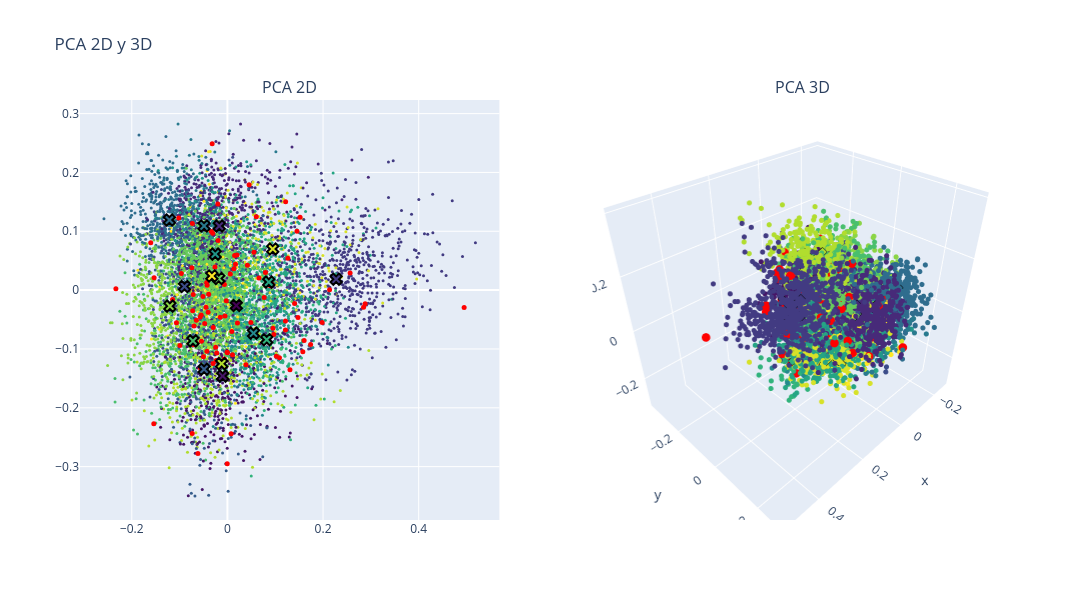

Notebook source saved alongside this figure:
### Code cell
# PCA

# Calcular los centroides de cada cluster
centroides_2d = df.groupby(clustering_method)[['pca2d_1', 'pca2d_2']].mean()
centroides_3d = df.groupby(clustering_method)[['pca3d_1', 'pca3d_2', 'pca3d_3']].mean()

fig = make_subplots(rows=1, cols=2, subplot_titles=("PCA 2D", "PCA 3D"), 
                    specs=[[{"type": "scatter"}, {"type": "scatter3d"}]])

# Puntos normales en 2D
fig.add_trace(
    go.Scatter(x=df['pca2d_1'], y=df['pca2d_2'], mode='markers',
               marker=dict(color=df[clustering_method], colorscale='Viridis', size=3),
               text=["Cluster: " + str(c) + "<br>Titulo: " + t for c, t in zip(df[clustering_method], data['Document Title'])],  
               hovertemplate="%{text}<br>x: %{x}<br>y: %{y}<extra></extra>"),
    row=1, col=1)

# Puntos resaltados en 2D
fig.add_trace(
    go.Scatter(x=df.loc[indices_knn[0], 'pca2d_1'], 
               y=df.loc[indices_knn[0], 'pca2d_2'], 
               mode='markers',
               marker=dict(color='red', size=5, opacity=1), 
               text=["Cluster: " + str(c) + "<br>Titulo: " + t for c, t in zip(df.loc[indices_knn[0], clustering_method], data.loc[indices_knn[0], 'Document Title'])],  
               hovertemplate="%{text}<br>x: %{x}<br>y: %{y}<extra></extra>"),
    row=1, col=1)

# Centroides en 2D
fig.add_trace(
    go.Scatter(x=centroides_2d['pca2d_1'], 
               y=centroides_2d['pca2d_2'], 
               mode='markers',
               marker=dict(symbol='x', color=centroides_2d.index, colorscale='Viridis', size=10, line=dict(color='black', width=2)),
               text=["Centroide: " + str(c) for c in centroides_2d.index],
               hovertemplate="%{text}<br>x: %{x}<br>y: %{y}<extra></extra>"),
    row=1, col=1)

# Puntos normales en 3D
fig.add_trace(
    go.Scatter3d(x=df['pca3d_1'], y=df['pca3d_2'], z=df['pca3d_3'], mode='markers',
                 marker=dict(color=df[clustering_method], colorscale='Viridis', size=3, opacity=1),
                 text=["Cluster: " + str(c) + "<br>Titulo: " + t for c, t in zip(df[clustering_method], data['Document Title'])],  
                 hovertemplate="%{text}<br>x: %{x}<br>y: %{y}<br>z: %{z}<extra></extra>"),
    row=1, col=2)

# Puntos resaltados en 3D
fig.add_trace(
    go.Scatter3d(x=df.loc[indices_knn[0], 'pca3d_1'], 
                 y=df.loc[indices_knn[0], 'pca3d_2'], 
                 z=df.loc[indices_knn[0], 'pca3d_3'], 
                 mode='markers',
                 marker=dict(color='red', size=5, opacity=1), 
                 text=["Cluster: " + str(c) + "<br>Titulo: " + t for c, t in zip(df.loc[indices_knn[0], clustering_method], data.loc[indices_knn[0], 'Document Title'])],  
                 hovertemplate="%{text}<br>x: %{x}<br>y: %{y}<br>z: %{z}<extra></extra>"),
    row=1, col=2)

# Centroides en 3D
fig.add_trace(
    go.Scatter3d(x=centroides_3d['pca3d_1'], 
                 y=centroides_3d['pca3d_2'], 
                 z=centroides_3d['pca3d_3'], 
                 mode='markers',
                 marker=dict(symbol='x', color=centroides_3d.index, colorscale='Viridis', size=10, line=dict(color='black', width=2)),
                 text=["Centroide: " + str(c) for c in centroides_3d.index],
                 hovertemplate="%{text}<br>x: %{x}<br>y: %{y}<br>z: %{z}<extra></extra>"),
    row=1, col=2)

fig.update_layout(height=600, width=1200, title_text="PCA 2D y 3D", showlegend=False)
fig.show()

### Figure 1 — Plotly figure (JSON) as saved in the notebook; plotly's stock layout.template omitted (floating-point values rounded to 4 significant figures; data arrays with more than 128 entries replaced by an {"elided": "..."} marker saying what was removed)
{"data": [{"hovertemplate": "%{text}<br>x: %{x}<br>y: %{y}<extra></extra>", "marker": {"color": {"elided": "7883 int values"}, "colorscale": [[0, "#440154"], [0.1111, "#482878"], [0.2222, "#3e4989"], [0.3333, "#31688e"], [0.4444, "#26828e"], [0.5556, "#1f9e89"], [0.6667, "#35b779"], [0.7778, "#6ece58"], [0.8889, "#b5de2b"], [1, "#fde725"]], "size": 3}, "mode": "markers", "text": {"elided": "7883 str values"}, "type": "scatter", "x": {"elided": "7883 float values"}, "xaxis": "x", "y": {"elided": "7883 float values"}, "yaxis": "y"}, {"hovertemplate": "%{text}<br>x: %{x}<br>y: %{y}<extra></extra>", "marker": {"color": "red", "opacity": 1, "size": 5}, "mode": "markers", "text": ["Cluster: -1<br>Titulo: Application of Neural Network Controller and Policy Gradient Reinforcement Learning on Modular Multilevel Converter (MMC) - a Proof of Concept", "Cluster: -1<br>Titulo: Optimized Real-Time Control for Modular Multilevel Converters using Adaptive Neural Networks", "Cluster: -1<br>Titulo: State-of-Charge (SoC) Balancing of Battery Modular Multilevel Management (BM3) Converter using Q-Learning", "Cluster: -1<br>Titulo: Reinforcement Learning Based Modulation for Balancing Capacitor Voltage and Thermal Stress to Enhance Current Capability of MMCs", "Cluster: -1<br>Titulo: Multigoal Heuristic Model Predictive Control Technique Applied to a Cascaded H-bridge StatCom", "Cluster: -1<br>Titulo: A New Multilevel Converter Configuration for Medium-Voltage Open-Winding PMSG-Based Wind Energy Conversion Systems", "Cluster: -1<br>Titulo: Neural Network Controller Based on Direct and Indirect Model Predictive for Modular Multilevel Converters", "Cluster: -1<br>Titulo: Faults in Modular Multilevel Cascade Converters—Part I: Reliability, Failure Mechanisms, and Fault Impact Analysis", "Cluster: -1<br>Titulo: Reliable and Effective Fault Diagnosis/Tolerance Technique Using Enhanced Distorted Current–Voltage SVPWM Method for Multilevel Inverters", "Cluster: -1<br>Titulo: Convolution Based Time Domain Fault Location Method for Lines in MMC-HVDC Grids With Distributed and Frequency Dependent Line Model", "Cluster: -1<br>Titulo: Optimal Switching Sequence Model Predictive Control for Modular Multilevel Converter", "Cluster: -1<br>Titulo: Design and Analysis of Modular Multilevel Reconfigurable Battery Converters for Variable Bus Voltage Powertrains", "Cluster: -1<br>Titulo: Neural Network-based Model Predictive Control Approach for Modular Multilevel Converters", "Cluster: -1<br>Titulo: An Open Circuit Faults Diagnosis Method Based on XG-Boost Used in MMC", "Cluster: -1<br>Titulo: Circulating Current Control for the Modular Multilevel Matrix Converter Based on Model Predictive Control", "Cluster: -1<br>Titulo: Power Quality Compensation Strategy of MMC-UPQC Based on Passive Sliding Mode Control", "Cluster: -1<br>Titulo: Modulation-Enhanced Nearest-Level Quantization for a Wide Output Bandwidth", "Cluster: -1<br>Titulo: Computation of Transient Short-Circuit Currents Analytically in Multiport Flexible DC Transmission System", "Cluster: -1<br>Titulo: Reliability Improvement to UPFC With Routine Test to the Abnormal State", "Cluster: -1<br>Titulo: Q-Learning-Based Smart Selective Harmonic Current Mitigation-PWM (S2HCM-PWM) for Grid-Connected Converters", "Cluster: -1<br>Titulo: ANN-based Neutral Shift Technique for Fault-tolerant Operation of Cascaded Multilevel Converter", "Cluster: -1<br>Titulo: Artificial Intelligence Applications in the Control and Performance Improvement of Modular Multilevel Converters: A Review", "Cluster: -1<br>Titulo: A Cascaded Modular Isolated Back-to-Back Solid State Transformer Scheme for AC/DC/AC Interconnection With Improved Performance and Simple Control", "Cluster: -1<br>Titulo: A Deep Neural Network Based Predictive Control Strategy for High Frequency Multilevel Converters", "Cluster: -1<br>Titulo: Auto-Tuned Model Predictive Control-Based Neural Network Controller for Modular Multilevel Converters", "Cluster: -1<br>Titulo: Open-circuit Fault Diagnosis for Modular Multilevel Converter Using Wavelet Neural Network", "Cluster: -1<br>Titulo: Common-mode insertion indices compensation with capacitor voltages feedforward to suppress circulating current of MMCs", "Cluster: -1<br>Titulo: Submodule Capacitance Monitoring Approach for the MMC With Asymptotically Converged Error", "Cluster: -1<br>Titulo: IGBT Open Circuit Fault Diagnosis Method for a Modular Multilevel Converter Based on PNN-MD", "Cluster: -1<br>Titulo: A Multiport Power Electronic Transformer Based on Three-Phase Four-Arm Full-Bridge Modular Multilevel Converter", "Cluster: -1<br>Titulo: A connectionist based approach for reducing the number of voltage sensors in modular multilevel converter", "Cluster: -1<br>Titulo: Data-Driven Impedance Identification and Stability Online Assessment of DFIG-Based Wind Farm Integration with MMC-HVDC", "Cluster: -1<br>Titulo: New power electronic interface combining DC transmission, a medium-frequency bus and an AC-AC converter to integrate deep-sea facilities with the AC grid", "Cluster: -1<br>Titulo: Health Management of Power Electronics Systems", "Cluster: -1<br>Titulo: Adaptive fault current limiting strategy for flexible DC power grids based on deep neural networks", "Cluster: -1<br>Titulo: A High Voltage Gain Capable MMC for Offshore Wind Farms: Frequency Component Analysis and Minimization of Capacitor Voltage Ripple", "Cluster: -1<br>Titulo: Deep Convolution Neural Network Based Fault Detection and Identification for Modular Multilevel Converters", "Cluster: -1<br>Titulo: Robust Control and Stable Performance of a Grid-Tied Dumbbell-Type Multilevel Converter Interfaced DG Unit Using Differential Flatness Theory", "Cluster: -1<br>Titulo: Application of Artificial Intelligence to Diagnose Faults of Grid-tied Solar Power Systems", "Cluster: -1<br>Titulo: Fault diagnosis of modular multilevel converter based on 1DCNN and LSTM network", "Cluster: -1<br>Titulo: Machine Learning-Enhanced Predictive Control for Modular Multilevel Converters in HVDC Transmission Systems", "Cluster: -1<br>Titulo: An Open-circuit Fault Detection and Location Strategy for MMC with Feature Extraction and Random Forest", "Cluster: -1<br>Titulo: Shared Redundancy Strategy to Improve the Reliability and Fault-Tolerant Capability of Modular Multilevel Converter", "Cluster: -1<br>Titulo: Design and Implementation of High Efficiency Control Scheme of Dual Active Bridge Based 10 kV/1 MW Solid State Transformer for PV Application", "Cluster: -1<br>Titulo: A novel concept for modular multilevel universal power controller (MUPC)", "Cluster: -1<br>Titulo: A Modified Modular Multilevel Converter for Motor Drives Capable of High-Torque Operation at Zero/Low Motor Speeds", "Cluster: -1<br>Titulo: Control and Design for Mission Profile Emulator of Individual Submodule in CPS-PWM-Based Modular Multilevel Converter", "Cluster: -1<br>Titulo: The Resonant Modular Multilevel DC–DC Converter Adopting Switched-Inductor Cells for High Step-Up Ratio", "Cluster: -1<br>Titulo: Common-Mode Voltage Reduction Scheme for MMC With Low Switching Frequency in AC–DC Power Conversion System", "Cluster: -1<br>Titulo: GWO Based PI Controller Assisted Half Bridge Sub Module MMC for Hybrid Energy System", "Cluster: -1<br>Titulo: Artificial Neural Network-based PI control of battery energy storage system connected with MMC-HVDC system", "Cluster: -1<br>Titulo: Phase Delay Compensation and Average Capacitor Voltage Based Currentless Voltage Balancing Methods for Modular Multilevel Converters", "Cluster: -1<br>Titulo: Effective voltage balancing control for Modular Multilevel Converter without current sensors", "Cluster: -1<br>Titulo: Small Signal Modeling of a Four-Level Flying Capacitor Multilevel Totem-Pole PFC Converter", "Cluster: -1<br>Titulo: Decentralized Control for Balancing the Cell Voltages of a High Conversion Ratio Flying Capacitor Multilevel Converter", "Cluster: -1<br>Titulo: Design, Analysis & Performance Improvement of A Modified Asymmetrical H-Bridge Multilevel Inverter By Metaheuristic Algorithms", "Cluster: -1<br>Titulo: DCSCF Detection Method of MMC-DC-Grid Based on Statistical Feature and DBN-SOFTMAX", "Cluster: -1<br>Titulo: Modelling a Multilevel LCC Resonant AC-DC Converter for Wide Variations in the Input and the Load", "Cluster: -1<br>Titulo: Power Management Systems for Harmonic Elimination Using Federated Learning Approach", "Cluster: -1<br>Titulo: Integrated Control and Performance Analysis of High-Speed Medium-Voltage Drive Using Modular Multilevel Converter", "Cluster: -1<br>Titulo: Bayesian Regularization-Based MPC for a Hybrid Modular Multilevel Converter", "Cluster: -1<br>Titulo: Multidimensional Mission-Profile-Based Lifetime Estimation Approach for IGBT Modules in MMC–HVdc Application Considering Bidirectional Power Transfer", "Cluster: -1<br>Titulo: Simulation Study of 4 kV, 5A Modular Multilevel Converter as a Rectifier for Neutral Beam Injectors", "Cluster: -1<br>Titulo: Revealing 150 Hz Oscillation of MMC-HVDC Based on High-Fidelity HSS Model", "Cluster: -1<br>Titulo: Small Signal Modeling of Sending-end Offshore Wind Power MMC-HVDC Integration System Considering Positive and Negative Sequence Separation Module", "Cluster: -1<br>Titulo: Open-circuit Fault Detection and Location in MMCs with Multivariate Gaussian Distribution", "Cluster: -1<br>Titulo: Sensorless Model Predictive Control Using Artificial Neural Network for Multilevel Flying Capacitor Boost Converters", "Cluster: -1<br>Titulo: Back-to-Back MMC Converter for Railway Application Using Averaged Submodules Model", "Cluster: -1<br>Titulo: Control strategies of MMC-HVDC connected to passive networks", "Cluster: -1<br>Titulo: An innovative modular multilevel converter topology suitable for a wide power range", "Cluster: -1<br>Titulo: Capacitor Monitoring for Modular Multilevel Converters Based on Intelligent Algorithm", "Cluster: -1<br>Titulo: A scalable multi-input multi-level voltage sourced converter", "Cluster: -1<br>Titulo: Power Theory Based Dimensionality Reduction for Fault Detection and Identification in Power Electronics", "Cluster: -1<br>Titulo: Current balancing control approach for paralleled MMC groups in hybrid LCC/VSC cascaded HVDC system", "Cluster: -1<br>Titulo: Arm-Current-Based Model Predictive Control for Modular Multilevel Converter Under Unbalanced Grid Conditions", "Cluster: -1<br>Titulo: FPGA-Based Digital Implementation of Flexible Power Control for Three-Phase to Single-Phase MMC-Based Advanced Co-Phase Traction Power Supply System", "Cluster: -1<br>Titulo: A Novel Inductance and Capacitance Selection Method for Modular Multilevel Converters Based on Modulation Margin Considerations", "Cluster: -1<br>Titulo: Overvoltage Absorption of Sparse Modular Multilevel Converter", "Cluster: -1<br>Titulo: Increasing DC system stability thanks to energy control in MMC based DC-DC converters", "Cluster: -1<br>Titulo: Physical Mechanism and Data Hybrid Modeling for Device-Level Emulation of Modular Multilevel Converter", "Cluster: -1<br>Titulo: Reliability and economic evaluation of AC / DC distribution network with sensitive load", "Cluster: -1<br>Titulo: Dynamic Phasor Modeling and Analysis of Three-Phase DC/DC/AC MMCs for Hybrid AC/DC Grids", "Cluster: -1<br>Titulo: Estimation of Battery Parameters in Cascaded Half-Bridge Converters with Reduced Voltage Sensors", "Cluster: -1<br>Titulo: MMC based multi-terminal HVDC subsea power transmission system with the integration of offshore renewable energy", "Cluster: -1<br>Titulo: An On-line Capacitor Condition Monitoring Method Based on Switching Frequencies For Modular Multilevel Converters", "Cluster: -1<br>Titulo: A Novel Strategy for DC Distribution Start-up Based on MMC", "Cluster: -1<br>Titulo: Impedance Modeling and Stability Analysis of Energy Controlled Modular Multilevel Converter", "Cluster: -1<br>Titulo: A Novel Control Method for MMCs Connected to the AC System", "Cluster: -1<br>Titulo: Series Voltage Conditioner (SeVC) to Mitigate Commutation Failure in HVDC-LCC Systems", "Cluster: -1<br>Titulo: Capacitorless Switched Inductor Single DC Source Multilevel Inverter", "Cluster: -1<br>Titulo: Generic VSC and low level switching control models for offline simulation of VSC-HVDC systems", "Cluster: -1<br>Titulo: Topology and Modulation of Fractional-Level MMC for DC Distribution Grids", "Cluster: -1<br>Titulo: Alternative control approach for the offshore grid of wind power plants", "Cluster: -1<br>Titulo: Classical Control of Modular Multilevel Converter", "Cluster: -1<br>Titulo: Fine-Grained Network Decomposition for Massively Parallel Electromagnetic Transient Simulation of Large Power Systems", "Cluster: -1<br>Titulo: Detailed Modelling and Control of a Modular Multilevel Converter with Full-Bridge Submodules in a Multi-Terminal High Voltage DC Network", "Cluster: -1<br>Titulo: An MMC With Integrated Energy Dissipation Function Using Thyristor-Based Chopper Modules for the Offshore Wind VSC-HVDC System", "Cluster: -1<br>Titulo: DC Fault Current Calculation and Fault Level Analysis in MMC-MVDC System", "Cluster: -1<br>Titulo: On Carrier-to-Fundamental Phase Displacement in Phase-Shifted PWM for Modular Multilevel Converters", "Cluster: -1<br>Titulo: Improving Power Quality using SPWM Control in Modular Multilevel Converters"], "type": "scatter", "x": [-0.02996, -0.05113, -0.04327, -0.05429, -0.09937, -0.03074, -0.0006557, 0.05544, 0.2136, 0.1604, -0.06165, -0.01992, 0.0001329, 0.174, -0.02223, 0.02098, -0.1533, 0.495, -0.002341, -0.2332, 0.09103, 0.009172, -0.07263, -0.05002, 0.01065, 0.288, -0.07358, -0.05624, 0.1981, 0.01505, -0.06627, 0.1476, 0.04537, 0.01359, 0.2847, -0.02354, 0.1024, 0.006009, 0.1454, 0.1213, 0.07678, 0.09708, 0.07964, -0.03913, -0.01932, -0.09634, 0.00772, -0.0715, -0.0699, -0.03353, 0.1264, -0.02449, -0.07071, -0.0424, -0.04031, -0.1604, 0.0888, -0.07324, -0.07438, -0.06492, -0.006453, -0.005052, -0.01501, 0.03883, 0.0952, 0.1309, -0.04754, -0.02611, 0.1577, -0.0302, -0.05689, -0.0319, 0.02334, 0.1404, -0.0003734, -0.0548, -0.02958, -0.00987, 0.152, 0.04905, 0.1217, 0.066, -0.04478, 0.06037, -0.04288, 0.07954, 0.1088, 0.1213, 0.01678, -0.1017, -0.03799, -0.1146, 0.02005, -0.1539, 0.04176, -0.006312, 0.09391, 0.2566, -0.1066, -0.03358], "xaxis": "x", "y": [-0.1245, -0.01103, 0.01308, -0.08693, -0.09416, 0.09665, -0.1057, 0.06417, 0.0007085, -0.08571, -0.2778, 0.1463, -0.1064, -0.09241, -0.107, -0.05569, 0.02096, -0.02935, -0.01794, 0.002286, 0.006951, -0.07054, -0.03506, -0.1131, -0.1097, -0.02303, -0.2436, -0.1329, -0.05488, 0.05894, -0.08936, -0.04646, 0.1793, 0.03631, -0.02898, -0.1196, -0.1124, 0.02737, 0.1, -0.05249, -0.01247, -0.07554, -0.08667, -0.007161, 0.08451, 0.02806, -0.2441, -0.007331, -0.06085, 0.09982, 0.05402, -0.09692, -0.09272, 0.008358, -0.03757, 0.08055, 0.008145, 0.1131, 0.03817, -0.05124, -0.1172, -0.04405, -0.0462, -0.1268, -0.06492, -0.1352, -0.05677, 0.03915, -0.1048, 0.06044, -0.04557, 0.2486, -0.02191, -0.0227, -0.295, -0.04229, -0.06368, 0.01324, 0.1237, -0.05518, 0.15, 0.0204, -0.02907, 0.1245, -0.1039, 0.02981, -0.1148, -0.06796, 0.04381, 0.1228, 0.02083, -0.0161, 0.05984, -0.2272, 0.04242, 0.009745, 0.00985, 0.02901, -0.05543, 0.02048], "yaxis": "y"}, {"hovertemplate": "%{text}<br>x: %{x}<br>y: %{y}<extra></extra>", "marker": {"color": [-1, 0, 1, 2, 3, 4, 5, 6, 7, 8, 9, 10, 11, 12, 13, 14, 15, 16], "colorscale": [[0, "#440154"], [0.1111, "#482878"], [0.2222, "#3e4989"], [0.3333, "#31688e"], [0.4444, "#26828e"], [0.5556, "#1f9e89"], [0.6667, "#35b779"], [0.7778, "#6ece58"], [0.8889, "#b5de2b"], [1, "#fde725"]], "line": {"color": "black", "width": 2}, "size": 10, "symbol": "x"}, "mode": "markers", "text": ["Centroide: -1", "Centroide: 0", "Centroide: 1", "Centroide: 2", "Centroide: 3", "Centroide: 4", "Centroide: 5", "Centroide: 6", "Centroide: 7", "Centroide: 8", "Centroide: 9", "Centroide: 10", "Centroide: 11", "Centroide: 12", "Centroide: 13", "Centroide: 14", "Centroide: 15", "Centroide: 16"], "type": "scatter", "x": [0.01868, -0.009962, -0.01702, 0.2273, -0.08976, -0.04877, -0.1213, -0.04884, 0.0546, -0.02547, 0.08653, 0.08222, -0.07201, -0.0182, -0.1203, -0.01202, 0.09471, -0.03244], "xaxis": "x", "y": [-0.0262, -0.1461, 0.109, 0.01855, 0.006065, -0.1345, 0.1191, 0.1091, -0.07318, 0.06119, 0.01368, -0.08433, -0.08632, 0.01976, -0.02722, -0.1251, 0.0699, 0.02403], "yaxis": "y"}, {"hovertemplate": "%{text}<br>x: %{x}<br>y: %{y}<br>z: %{z}<extra></extra>", "marker": {"color": {"elided": "7883 int values"}, "colorscale": [[0, "#440154"], [0.1111, "#482878"], [0.2222, "#3e4989"], [0.3333, "#31688e"], [0.4444, "#26828e"], [0.5556, "#1f9e89"], [0.6667, "#35b779"], [0.7778, "#6ece58"], [0.8889, "#b5de2b"], [1, "#fde725"]], "opacity": 1, "size": 3}, "mode": "markers", "scene": "scene", "text": {"elided": "7883 str values"}, "type": "scatter3d", "x": {"elided": "7883 float values"}, "y": {"elided": "7883 float values"}, "z": {"elided": "7883 float values"}}, {"hovertemplate": "%{text}<br>x: %{x}<br>y: %{y}<br>z: %{z}<extra></extra>", "marker": {"color": "red", "opacity": 1, "size": 5}, "mode": "markers", "scene": "scene", "text": ["Cluster: -1<br>Titulo: Application of Neural Network Controller and Policy Gradient Reinforcement Learning on Modular Multilevel Converter (MMC) - a Proof of Concept", "Cluster: -1<br>Titulo: Optimized Real-Time Control for Modular Multilevel Converters using Adaptive Neural Networks", "Cluster: -1<br>Titulo: State-of-Charge (SoC) Balancing of Battery Modular Multilevel Management (BM3) Converter using Q-Learning", "Cluster: -1<br>Titulo: Reinforcement Learning Based Modulation for Balancing Capacitor Voltage and Thermal Stress to Enhance Current Capability of MMCs", "Cluster: -1<br>Titulo: Multigoal Heuristic Model Predictive Control Technique Applied to a Cascaded H-bridge StatCom", "Cluster: -1<br>Titulo: A New Multilevel Converter Configuration for Medium-Voltage Open-Winding PMSG-Based Wind Energy Conversion Systems", "Cluster: -1<br>Titulo: Neural Network Controller Based on Direct and Indirect Model Predictive for Modular Multilevel Converters", "Cluster: -1<br>Titulo: Faults in Modular Multilevel Cascade Converters—Part I: Reliability, Failure Mechanisms, and Fault Impact Analysis", "Cluster: -1<br>Titulo: Reliable and Effective Fault Diagnosis/Tolerance Technique Using Enhanced Distorted Current–Voltage SVPWM Method for Multilevel Inverters", "Cluster: -1<br>Titulo: Convolution Based Time Domain Fault Location Method for Lines in MMC-HVDC Grids With Distributed and Frequency Dependent Line Model", "Cluster: -1<br>Titulo: Optimal Switching Sequence Model Predictive Control for Modular Multilevel Converter", "Cluster: -1<br>Titulo: Design and Analysis of Modular Multilevel Reconfigurable Battery Converters for Variable Bus Voltage Powertrains", "Cluster: -1<br>Titulo: Neural Network-based Model Predictive Control Approach for Modular Multilevel Converters", "Cluster: -1<br>Titulo: An Open Circuit Faults Diagnosis Method Based on XG-Boost Used in MMC", "Cluster: -1<br>Titulo: Circulating Current Control for the Modular Multilevel Matrix Converter Based on Model Predictive Control", "Cluster: -1<br>Titulo: Power Quality Compensation Strategy of MMC-UPQC Based on Passive Sliding Mode Control", "Cluster: -1<br>Titulo: Modulation-Enhanced Nearest-Level Quantization for a Wide Output Bandwidth", "Cluster: -1<br>Titulo: Computation of Transient Short-Circuit Currents Analytically in Multiport Flexible DC Transmission System", "Cluster: -1<br>Titulo: Reliability Improvement to UPFC With Routine Test to the Abnormal State", "Cluster: -1<br>Titulo: Q-Learning-Based Smart Selective Harmonic Current Mitigation-PWM (S2HCM-PWM) for Grid-Connected Converters", "Cluster: -1<br>Titulo: ANN-based Neutral Shift Technique for Fault-tolerant Operation of Cascaded Multilevel Converter", "Cluster: -1<br>Titulo: Artificial Intelligence Applications in the Control and Performance Improvement of Modular Multilevel Converters: A Review", "Cluster: -1<br>Titulo: A Cascaded Modular Isolated Back-to-Back Solid State Transformer Scheme for AC/DC/AC Interconnection With Improved Performance and Simple Control", "Cluster: -1<br>Titulo: A Deep Neural Network Based Predictive Control Strategy for High Frequency Multilevel Converters", "Cluster: -1<br>Titulo: Auto-Tuned Model Predictive Control-Based Neural Network Controller for Modular Multilevel Converters", "Cluster: -1<br>Titulo: Open-circuit Fault Diagnosis for Modular Multilevel Converter Using Wavelet Neural Network", "Cluster: -1<br>Titulo: Common-mode insertion indices compensation with capacitor voltages feedforward to suppress circulating current of MMCs", "Cluster: -1<br>Titulo: Submodule Capacitance Monitoring Approach for the MMC With Asymptotically Converged Error", "Cluster: -1<br>Titulo: IGBT Open Circuit Fault Diagnosis Method for a Modular Multilevel Converter Based on PNN-MD", "Cluster: -1<br>Titulo: A Multiport Power Electronic Transformer Based on Three-Phase Four-Arm Full-Bridge Modular Multilevel Converter", "Cluster: -1<br>Titulo: A connectionist based approach for reducing the number of voltage sensors in modular multilevel converter", "Cluster: -1<br>Titulo: Data-Driven Impedance Identification and Stability Online Assessment of DFIG-Based Wind Farm Integration with MMC-HVDC", "Cluster: -1<br>Titulo: New power electronic interface combining DC transmission, a medium-frequency bus and an AC-AC converter to integrate deep-sea facilities with the AC grid", "Cluster: -1<br>Titulo: Health Management of Power Electronics Systems", "Cluster: -1<br>Titulo: Adaptive fault current limiting strategy for flexible DC power grids based on deep neural networks", "Cluster: -1<br>Titulo: A High Voltage Gain Capable MMC for Offshore Wind Farms: Frequency Component Analysis and Minimization of Capacitor Voltage Ripple", "Cluster: -1<br>Titulo: Deep Convolution Neural Network Based Fault Detection and Identification for Modular Multilevel Converters", "Cluster: -1<br>Titulo: Robust Control and Stable Performance of a Grid-Tied Dumbbell-Type Multilevel Converter Interfaced DG Unit Using Differential Flatness Theory", "Cluster: -1<br>Titulo: Application of Artificial Intelligence to Diagnose Faults of Grid-tied Solar Power Systems", "Cluster: -1<br>Titulo: Fault diagnosis of modular multilevel converter based on 1DCNN and LSTM network", "Cluster: -1<br>Titulo: Machine Learning-Enhanced Predictive Control for Modular Multilevel Converters in HVDC Transmission Systems", "Cluster: -1<br>Titulo: An Open-circuit Fault Detection and Location Strategy for MMC with Feature Extraction and Random Forest", "Cluster: -1<br>Titulo: Shared Redundancy Strategy to Improve the Reliability and Fault-Tolerant Capability of Modular Multilevel Converter", "Cluster: -1<br>Titulo: Design and Implementation of High Efficiency Control Scheme of Dual Active Bridge Based 10 kV/1 MW Solid State Transformer for PV Application", "Cluster: -1<br>Titulo: A novel concept for modular multilevel universal power controller (MUPC)", "Cluster: -1<br>Titulo: A Modified Modular Multilevel Converter for Motor Drives Capable of High-Torque Operation at Zero/Low Motor Speeds", "Cluster: -1<br>Titulo: Control and Design for Mission Profile Emulator of Individual Submodule in CPS-PWM-Based Modular Multilevel Converter", "Cluster: -1<br>Titulo: The Resonant Modular Multilevel DC–DC Converter Adopting Switched-Inductor Cells for High Step-Up Ratio", "Cluster: -1<br>Titulo: Common-Mode Voltage Reduction Scheme for MMC With Low Switching Frequency in AC–DC Power Conversion System", "Cluster: -1<br>Titulo: GWO Based PI Controller Assisted Half Bridge Sub Module MMC for Hybrid Energy System", "Cluster: -1<br>Titulo: Artificial Neural Network-based PI control of battery energy storage system connected with MMC-HVDC system", "Cluster: -1<br>Titulo: Phase Delay Compensation and Average Capacitor Voltage Based Currentless Voltage Balancing Methods for Modular Multilevel Converters", "Cluster: -1<br>Titulo: Effective voltage balancing control for Modular Multilevel Converter without current sensors", "Cluster: -1<br>Titulo: Small Signal Modeling of a Four-Level Flying Capacitor Multilevel Totem-Pole PFC Converter", "Cluster: -1<br>Titulo: Decentralized Control for Balancing the Cell Voltages of a High Conversion Ratio Flying Capacitor Multilevel Converter", "Cluster: -1<br>Titulo: Design, Analysis & Performance Improvement of A Modified Asymmetrical H-Bridge Multilevel Inverter By Metaheuristic Algorithms", "Cluster: -1<br>Titulo: DCSCF Detection Method of MMC-DC-Grid Based on Statistical Feature and DBN-SOFTMAX", "Cluster: -1<br>Titulo: Modelling a Multilevel LCC Resonant AC-DC Converter for Wide Variations in the Input and the Load", "Cluster: -1<br>Titulo: Power Management Systems for Harmonic Elimination Using Federated Learning Approach", "Cluster: -1<br>Titulo: Integrated Control and Performance Analysis of High-Speed Medium-Voltage Drive Using Modular Multilevel Converter", "Cluster: -1<br>Titulo: Bayesian Regularization-Based MPC for a Hybrid Modular Multilevel Converter", "Cluster: -1<br>Titulo: Multidimensional Mission-Profile-Based Lifetime Estimation Approach for IGBT Modules in MMC–HVdc Application Considering Bidirectional Power Transfer", "Cluster: -1<br>Titulo: Simulation Study of 4 kV, 5A Modular Multilevel Converter as a Rectifier for Neutral Beam Injectors", "Cluster: -1<br>Titulo: Revealing 150 Hz Oscillation of MMC-HVDC Based on High-Fidelity HSS Model", "Cluster: -1<br>Titulo: Small Signal Modeling of Sending-end Offshore Wind Power MMC-HVDC Integration System Considering Positive and Negative Sequence Separation Module", "Cluster: -1<br>Titulo: Open-circuit Fault Detection and Location in MMCs with Multivariate Gaussian Distribution", "Cluster: -1<br>Titulo: Sensorless Model Predictive Control Using Artificial Neural Network for Multilevel Flying Capacitor Boost Converters", "Cluster: -1<br>Titulo: Back-to-Back MMC Converter for Railway Application Using Averaged Submodules Model", "Cluster: -1<br>Titulo: Control strategies of MMC-HVDC connected to passive networks", "Cluster: -1<br>Titulo: An innovative modular multilevel converter topology suitable for a wide power range", "Cluster: -1<br>Titulo: Capacitor Monitoring for Modular Multilevel Converters Based on Intelligent Algorithm", "Cluster: -1<br>Titulo: A scalable multi-input multi-level voltage sourced converter", "Cluster: -1<br>Titulo: Power Theory Based Dimensionality Reduction for Fault Detection and Identification in Power Electronics", "Cluster: -1<br>Titulo: Current balancing control approach for paralleled MMC groups in hybrid LCC/VSC cascaded HVDC system", "Cluster: -1<br>Titulo: Arm-Current-Based Model Predictive Control for Modular Multilevel Converter Under Unbalanced Grid Conditions", "Cluster: -1<br>Titulo: FPGA-Based Digital Implementation of Flexible Power Control for Three-Phase to Single-Phase MMC-Based Advanced Co-Phase Traction Power Supply System", "Cluster: -1<br>Titulo: A Novel Inductance and Capacitance Selection Method for Modular Multilevel Converters Based on Modulation Margin Considerations", "Cluster: -1<br>Titulo: Overvoltage Absorption of Sparse Modular Multilevel Converter", "Cluster: -1<br>Titulo: Increasing DC system stability thanks to energy control in MMC based DC-DC converters", "Cluster: -1<br>Titulo: Physical Mechanism and Data Hybrid Modeling for Device-Level Emulation of Modular Multilevel Converter", "Cluster: -1<br>Titulo: Reliability and economic evaluation of AC / DC distribution network with sensitive load", "Cluster: -1<br>Titulo: Dynamic Phasor Modeling and Analysis of Three-Phase DC/DC/AC MMCs for Hybrid AC/DC Grids", "Cluster: -1<br>Titulo: Estimation of Battery Parameters in Cascaded Half-Bridge Converters with Reduced Voltage Sensors", "Cluster: -1<br>Titulo: MMC based multi-terminal HVDC subsea power transmission system with the integration of offshore renewable energy", "Cluster: -1<br>Titulo: An On-line Capacitor Condition Monitoring Method Based on Switching Frequencies For Modular Multilevel Converters", "Cluster: -1<br>Titulo: A Novel Strategy for DC Distribution Start-up Based on MMC", "Cluster: -1<br>Titulo: Impedance Modeling and Stability Analysis of Energy Controlled Modular Multilevel Converter", "Cluster: -1<br>Titulo: A Novel Control Method for MMCs Connected to the AC System", "Cluster: -1<br>Titulo: Series Voltage Conditioner (SeVC) to Mitigate Commutation Failure in HVDC-LCC Systems", "Cluster: -1<br>Titulo: Capacitorless Switched Inductor Single DC Source Multilevel Inverter", "Cluster: -1<br>Titulo: Generic VSC and low level switching control models for offline simulation of VSC-HVDC systems", "Cluster: -1<br>Titulo: Topology and Modulation of Fractional-Level MMC for DC Distribution Grids", "Cluster: -1<br>Titulo: Alternative control approach for the offshore grid of wind power plants", "Cluster: -1<br>Titulo: Classical Control of Modular Multilevel Converter", "Cluster: -1<br>Titulo: Fine-Grained Network Decomposition for Massively Parallel Electromagnetic Transient Simulation of Large Power Systems", "Cluster: -1<br>Titulo: Detailed Modelling and Control of a Modular Multilevel Converter with Full-Bridge Submodules in a Multi-Terminal High Voltage DC Network", "Cluster: -1<br>Titulo: An MMC With Integrated Energy Dissipation Function Using Thyristor-Based Chopper Modules for the Offshore Wind VSC-HVDC System", "Cluster: -1<br>Titulo: DC Fault Current Calculation and Fault Level Analysis in MMC-MVDC System", "Cluster: -1<br>Titulo: On Carrier-to-Fundamental Phase Displacement in Phase-Shifted PWM for Modular Multilevel Converters", "Cluster: -1<br>Titulo: Improving Power Quality using SPWM Control in Modular Multilevel Converters"], "type": "scatter3d", "x": [-0.02997, -0.05111, -0.04326, -0.05428, -0.09934, -0.03071, -0.0005915, 0.05544, 0.2136, 0.1605, -0.06161, -0.01987, 0.0001826, 0.174, -0.02216, 0.02094, -0.1532, 0.495, -0.002335, -0.2331, 0.09102, 0.009181, -0.07256, -0.04999, 0.01074, 0.288, -0.07358, -0.05623, 0.1981, 0.01507, -0.06628, 0.1477, 0.04541, 0.01359, 0.2848, -0.02351, 0.1024, 0.005997, 0.1455, 0.1213, 0.07679, 0.09709, 0.07963, -0.03907, -0.01932, -0.09635, 0.007753, -0.07148, -0.06986, -0.03353, 0.1265, -0.0245, -0.07074, -0.04239, -0.04032, -0.1604, 0.08882, -0.07323, -0.07437, -0.06489, -0.006352, -0.005024, -0.01502, 0.03884, 0.09522, 0.1309, -0.04752, -0.02611, 0.1576, -0.03023, -0.0569, -0.03194, 0.02334, 0.1404, -0.0003211, -0.05482, -0.02957, -0.009883, 0.152, 0.04905, 0.1218, 0.06603, -0.04476, 0.06037, -0.04286, 0.07956, 0.1088, 0.1213, 0.01677, -0.1017, -0.03801, -0.1146, 0.02011, -0.154, 0.04177, -0.006325, 0.09391, 0.2566, -0.1066, -0.03361], "y": [-0.1245, -0.01087, 0.01321, -0.08681, -0.09406, 0.09664, -0.1056, 0.0642, 0.0008288, -0.08558, -0.2777, 0.1467, -0.1064, -0.0924, -0.107, -0.05584, 0.02131, -0.02934, -0.01791, 0.002759, 0.006892, -0.07056, -0.03501, -0.1131, -0.1095, -0.02305, -0.2435, -0.1328, -0.05496, 0.05886, -0.08938, -0.04628, 0.1794, 0.03633, -0.0288, -0.1196, -0.1123, 0.02735, 0.1001, -0.05247, -0.01238, -0.07559, -0.08675, -0.007052, 0.08451, 0.02787, -0.244, -0.007279, -0.06067, 0.09999, 0.05422, -0.09692, -0.09269, 0.008345, -0.03766, 0.0806, 0.00824, 0.1132, 0.03826, -0.05127, -0.117, -0.04397, -0.04623, -0.1267, -0.06498, -0.1353, -0.05674, 0.03909, -0.105, 0.06038, -0.04563, 0.2486, -0.02189, -0.02277, -0.2949, -0.04248, -0.06359, 0.01314, 0.124, -0.05521, 0.1503, 0.02049, -0.0288, 0.1245, -0.1037, 0.02983, -0.1146, -0.06798, 0.04378, 0.1229, 0.02072, -0.01603, 0.05989, -0.2274, 0.04239, 0.009666, 0.009881, 0.02908, -0.05533, 0.02051], "z": [0.01075, -0.03651, -0.05701, 0.07691, 0.00947, 0.0007228, -0.1111, 0.0605, 0.2227, 0.03789, -0.01769, -0.06964, -0.138, 0.1549, -0.08016, -0.1436, 0.04798, 0.1402, -0.07727, 0.03217, 0.08627, -0.001704, 0.08269, -0.09588, -0.1041, 0.1442, -0.02513, 0.06231, 0.1065, 0.08323, 0.09739, -0.2221, -0.07064, -0.01416, 0.117, 0.08218, 0.1284, -0.1307, 0.08022, 0.04777, -0.1071, 0.07011, 0.0812, -0.0835, -0.0794, 0.03659, 0.122, 0.1421, 0.07775, -0.06089, -0.1434, 0.02139, 0.04667, -0.05475, -0.002158, 0.02187, 0.01499, 0.03254, -0.01223, -0.02023, -0.06408, 0.01314, -0.03218, -0.1418, -0.1488, 0.1517, -0.02928, -0.06273, -0.1627, -0.05002, 0.1041, -0.03926, -0.00769, -0.05881, 0.0161, -0.04012, -0.001644, 0.02745, 0.01264, -0.07234, 0.01864, -0.05486, -0.01523, -0.08042, 0.03795, -0.04335, -0.2397, -0.1243, -0.02074, 0.0485, -0.0844, 0.05709, -0.1407, 0.1219, -0.1211, -2.575e-05, -0.04819, 0.05188, 0.01411, -0.05316]}, {"hovertemplate": "%{text}<br>x: %{x}<br>y: %{y}<br>z: %{z}<extra></extra>", "marker": {"color": [-1, 0, 1, 2, 3, 4, 5, 6, 7, 8, 9, 10, 11, 12, 13, 14, 15, 16], "colorscale": [[0, "#440154"], [0.1111, "#482878"], [0.2222, "#3e4989"], [0.3333, "#31688e"], [0.4444, "#26828e"], [0.5556, "#1f9e89"], [0.6667, "#35b779"], [0.7778, "#6ece58"], [0.8889, "#b5de2b"], [1, "#fde725"]], "line": {"color": "black", "width": 2}, "size": 10, "symbol": "x"}, "mode": "markers", "scene": "scene", "text": ["Centroide: -1", "Centroide: 0", "Centroide: 1", "Centroide: 2", "Centroide: 3", "Centroide: 4", "Centroide: 5", "Centroide: 6", "Centroide: 7", "Centroide: 8", "Centroide: 9", "Centroide: 10", "Centroide: 11", "Centroide: 12", "Centroide: 13", "Centroide: 14", "Centroide: 15", "Centroide: 16"], "type": "scatter3d", "x": [0.01869, -0.009975, -0.017, 0.2273, -0.08976, -0.04871, -0.1213, -0.04884, 0.0546, -0.02546, 0.08651, 0.08222, -0.07204, -0.0182, -0.1203, -0.01201, 0.09475, -0.03247], "y": [-0.02615, -0.1461, 0.109, 0.01855, 0.005933, -0.1344, 0.119, 0.109, -0.07325, 0.06138, 0.01364, -0.08426, -0.08638, 0.01976, -0.02712, -0.1251, 0.06988, 0.02389], "z": [-0.006418, -0.03353, 0.02812, 0.1271, 0.01066, -0.0636, 0.04777, -0.05272, -0.1087, -0.0579, -0.09099, -0.1854, 0.07013, -0.02493, 0.04964, 0.129, -0.09943, -0.03501]}], "layout": {"annotations": [{"font": {"size": 16}, "showarrow": false, "text": "PCA 2D", "x": 0.225, "xanchor": "center", "xref": "paper", "y": 1, "yanchor": "bottom", "yref": "paper"}, {"font": {"size": 16}, "showarrow": false, "text": "PCA 3D", "x": 0.775, "xanchor": "center", "xref": "paper", "y": 1, "yanchor": "bottom", "yref": "paper"}], "height": 600, "scene": {"domain": {"x": [0.55, 1], "y": [0, 1]}}, "showlegend": false, "title": {"text": "PCA 2D y 3D"}, "width": 1200, "xaxis": {"anchor": "y", "domain": [0, 0.45]}, "yaxis": {"anchor": "x", "domain": [0, 1]}}}
